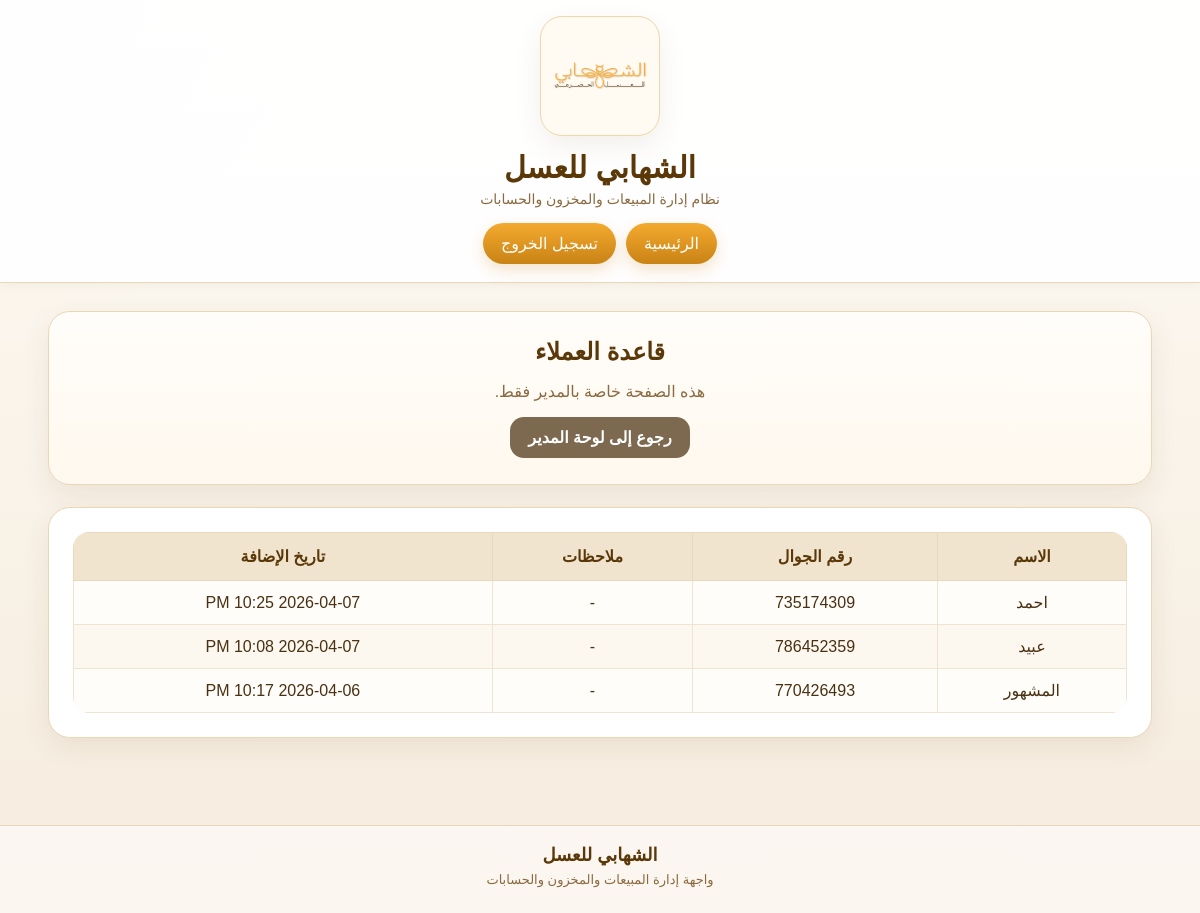
The app's page /accounts/manager-customers/ (signed in) with its own data.
### customers/models.py (models this page shows, shortened)
class Customer(models.Model):
    name = models.CharField(max_length=150, verbose_name='اسم العميل')
    phone = models.CharField(max_length=30, blank=True, null=True, verbose_name='رقم الجوال')
    notes = models.TextField(blank=True, null=True, verbose_name='ملاحظات')
    created_at = models.DateTimeField(auto_now_add=True, verbose_name='تاريخ الإنشاء')
    class Meta:
        verbose_name = 'عميل'
        verbose_name_plural = 'العملاء'

### accounts/views.py (the view)
# urls.py: path('manager-customers/', manager_customers_list, name='manager-customers-list'),
@login_required
def manager_customers_list(request):
    profile = WorkerProfile.objects.filter(user=request.user).select_related('warehouse').first()
    if not profile or profile.role != 'manager':
        return redirect('dashboard')
    customers = Customer.objects.all().order_by('-created_at')
    return render(request, 'accounts/manager_customers_list.html', {
        'profile': profile,
        'customers': customers,
    })

### templates/accounts/manager_customers_list.html (shortened to what this page needs)
{% extends 'base.html' %}
{% block content %}
<div class="hero-card">
    <h2>قاعدة العملاء</h2>
    <p class="muted">هذه الصفحة خاصة بالمدير فقط.</p>
    <div class="actions">
        <a href="{% url 'manager-dashboard' %}" class="btn btn-secondary">رجوع إلى لوحة المدير</a>
    </div>
</div>
<div class="panel-card">
    {% if customers %}
        <div style="overflow-x:auto;">
            <table class="custom-table">
                <thead>
                    <tr>
                        <th>الاسم</th>
                        <th>رقم الجوال</th>
                        <th>ملاحظات</th>
                        <th>تاريخ الإضافة</th>
                    </tr>
                </thead>
                <tbody>
                    {% for customer in customers %}
                    <tr>
                        <td>{{ customer.name }}</td>
                        <td>{{ customer.phone|default:"-" }}</td>
                        <td>{{ customer.notes|default:"-" }}</td>
                        <td>{{ customer.created_at|date:"Y-m-d h:i A" }}</td>
                    </tr>
                    {% endfor %}
                </tbody>
            </table>
        </div>
    {% else %}
        <p class="muted">لا توجد بيانات عملاء حتى الآن.</p>
    {% endif %}
</div>
{% endblock %}

### static/css/style.css (style rules this page uses)
:root { --bg-main: #fbf7ef; --bg-soft: #f7efe2; --card-bg: #ffffff; --text-main: #493112; --text-soft: #8a6a40; --gold-main: #f4aa2f; --gold-dark: #c98315; --brown-main: #5a3808; --border-soft: #ead7b5; --shadow-soft: 0 10px 28px rgba(90, 56, 8, 0.08); --radius-xl: 22px; --radius-lg: 18px; --radius-md: 14px; }
* { box-sizing: border-box; }
body { margin: 0; font-family: Tahoma, Arial, sans-serif; color: var(--text-main); background: radial-gradient(circle at top left, rgba(244, 170, 47, 0.06), transparent 22%), linear-gradient(180deg, #fdfaf4 0%, #f6ecde 100%); }
.hero-card, .panel-card, .stat-card { background: var(--card-bg); border: 1px solid var(--border-soft); border-radius: var(--radius-xl); box-shadow: var(--shadow-soft); }
.hero-card { padding: 26px; text-align: center; margin-bottom: 22px; background: linear-gradient(180deg, #fffdfa 0%, #fff8ee 100%); }
.panel-card { padding: 24px; margin-bottom: 22px; }
.hero-card h2, .panel-card h2, .panel-card h3 { margin-top: 0; margin-bottom: 10px; color: var(--brown-main); }
.muted { color: var(--text-soft); text-align: center; }
.actions { display: flex; justify-content: center; gap: 10px; flex-wrap: wrap; margin-top: 14px; }
.btn { display: inline-block; padding: 11px 18px; border-radius: 14px; background: linear-gradient(180deg, var(--gold-main), var(--gold-dark)); color: white; text-decoration: none; border: none; cursor: pointer; font-weight: bold; box-shadow: 0 6px 16px rgba(201, 131, 21, 0.22); }
.btn-secondary { background: #7d6950; box-shadow: none; }
.custom-table { width: 100%; border-collapse: collapse; background: #fff; overflow: hidden; border-radius: 16px; }
.custom-table th { background: #f1e4cf; color: var(--brown-main); padding: 14px 12px; border: 1px solid #e7d8be; text-align: center; white-space: nowrap; }
.custom-table td { padding: 12px; border: 1px solid #efe3d1; text-align: center; white-space: nowrap; background: #fffdfa; }
.custom-table tbody tr:nth-child(even) td { background: #fcf7ef; }
.hero-card .actions { margin-top: 16px; }
.btn, .main-nav a, .logout-btn, .quick-links a { transition: 0.2s ease; }

### records on screen
Customer: name "احمد", phone "735174309", notes "-", created_at "2026-04-07 10:25 PM"
Customer: name "عبيد", phone "786452359", notes "-", created_at "2026-04-07 10:08 PM"
Customer: name "المشهور", phone "770426493", notes "-", created_at "2026-04-06 10:17 PM"
